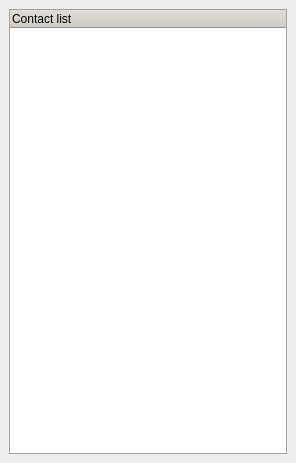
<ui version="4.0" >
 <author></author>
 <comment></comment>
 <exportmacro></exportmacro>
 <class>Form</class>
 <widget class="QWidget" name="Form" >
  <property name="geometry" >
   <rect>
    <x>0</x>
    <y>0</y>
    <width>296</width>
    <height>463</height>
   </rect>
  </property>
  <property name="windowTitle" >
   <string>Form</string>
  </property>
  <layout class="QGridLayout" >
   <property name="margin" >
    <number>9</number>
   </property>
   <property name="spacing" >
    <number>6</number>
   </property>
   <item row="0" column="0" >
    <widget class="QTreeWidget" name="treeWidget" >
     <property name="palette" >
      <palette>
       <active>
        <color>
         <red>0</red>
         <green>0</green>
         <blue>0</blue>
        </color>
        <color>
         <red>212</red>
         <green>208</green>
         <blue>200</blue>
        </color>
        <color>
         <red>255</red>
         <green>255</green>
         <blue>255</blue>
        </color>
        <color>
         <red>76</red>
         <green>105</green>
         <blue>234</blue>
        </color>
        <color>
         <red>128</red>
         <green>128</green>
         <blue>128</blue>
        </color>
        <color>
         <red>141</red>
         <green>139</green>
         <blue>133</blue>
        </color>
        <color>
         <red>0</red>
         <green>0</green>
         <blue>0</blue>
        </color>
        <color>
         <red>255</red>
         <green>255</green>
         <blue>255</blue>
        </color>
        <color>
         <red>0</red>
         <green>0</green>
         <blue>0</blue>
        </color>
        <color>
         <red>255</red>
         <green>255</green>
         <blue>255</blue>
        </color>
        <color>
         <red>212</red>
         <green>208</green>
         <blue>200</blue>
        </color>
        <color>
         <red>64</red>
         <green>64</green>
         <blue>64</blue>
        </color>
        <color>
         <red>85</red>
         <green>170</green>
         <blue>255</blue>
        </color>
        <color>
         <red>255</red>
         <green>255</green>
         <blue>255</blue>
        </color>
        <color>
         <red>0</red>
         <green>0</green>
         <blue>255</blue>
        </color>
        <color>
         <red>255</red>
         <green>0</green>
         <blue>255</blue>
        </color>
        <color>
         <red>235</red>
         <green>235</green>
         <blue>235</blue>
        </color>
       </active>
       <inactive>
        <color>
         <red>0</red>
         <green>0</green>
         <blue>0</blue>
        </color>
        <color>
         <red>212</red>
         <green>208</green>
         <blue>200</blue>
        </color>
        <color>
         <red>255</red>
         <green>255</green>
         <blue>255</blue>
        </color>
        <color>
         <red>76</red>
         <green>105</green>
         <blue>234</blue>
        </color>
        <color>
         <red>128</red>
         <green>128</green>
         <blue>128</blue>
        </color>
        <color>
         <red>141</red>
         <green>139</green>
         <blue>133</blue>
        </color>
        <color>
         <red>0</red>
         <green>0</green>
         <blue>0</blue>
        </color>
        <color>
         <red>255</red>
         <green>255</green>
         <blue>255</blue>
        </color>
        <color>
         <red>0</red>
         <green>0</green>
         <blue>0</blue>
        </color>
        <color>
         <red>255</red>
         <green>255</green>
         <blue>255</blue>
        </color>
        <color>
         <red>212</red>
         <green>208</green>
         <blue>200</blue>
        </color>
        <color>
         <red>64</red>
         <green>64</green>
         <blue>64</blue>
        </color>
        <color>
         <red>85</red>
         <green>170</green>
         <blue>255</blue>
        </color>
        <color>
         <red>0</red>
         <green>0</green>
         <blue>0</blue>
        </color>
        <color>
         <red>0</red>
         <green>0</green>
         <blue>255</blue>
        </color>
        <color>
         <red>255</red>
         <green>0</green>
         <blue>255</blue>
        </color>
        <color>
         <red>235</red>
         <green>235</green>
         <blue>235</blue>
        </color>
       </inactive>
       <disabled>
        <color>
         <red>106</red>
         <green>104</green>
         <blue>100</blue>
        </color>
        <color>
         <red>212</red>
         <green>208</green>
         <blue>200</blue>
        </color>
        <color>
         <red>255</red>
         <green>255</green>
         <blue>255</blue>
        </color>
        <color>
         <red>76</red>
         <green>105</green>
         <blue>234</blue>
        </color>
        <color>
         <red>128</red>
         <green>128</green>
         <blue>128</blue>
        </color>
        <color>
         <red>141</red>
         <green>139</green>
         <blue>133</blue>
        </color>
        <color>
         <red>106</red>
         <green>104</green>
         <blue>100</blue>
        </color>
        <color>
         <red>255</red>
         <green>255</green>
         <blue>255</blue>
        </color>
        <color>
         <red>106</red>
         <green>104</green>
         <blue>100</blue>
        </color>
        <color>
         <red>212</red>
         <green>208</green>
         <blue>200</blue>
        </color>
        <color>
         <red>212</red>
         <green>208</green>
         <blue>200</blue>
        </color>
        <color>
         <red>0</red>
         <green>0</green>
         <blue>0</blue>
        </color>
        <color>
         <red>71</red>
         <green>142</green>
         <blue>213</blue>
        </color>
        <color>
         <red>255</red>
         <green>255</green>
         <blue>255</blue>
        </color>
        <color>
         <red>0</red>
         <green>0</green>
         <blue>255</blue>
        </color>
        <color>
         <red>255</red>
         <green>0</green>
         <blue>255</blue>
        </color>
        <color>
         <red>235</red>
         <green>235</green>
         <blue>235</blue>
        </color>
       </disabled>
      </palette>
     </property>
     <property name="cursor" >
      <cursor>0</cursor>
     </property>
     <property name="acceptDrops" >
      <bool>true</bool>
     </property>
     <property name="editTriggers" >
      <set>QAbstractItemView::NoEditTriggers</set>
     </property>
     <property name="showDropIndicator" stdset="0" >
      <bool>true</bool>
     </property>
     <property name="dragEnabled" >
      <bool>true</bool>
     </property>
     <property name="alternatingRowColors" >
      <bool>false</bool>
     </property>
     <property name="selectionMode" >
      <enum>QAbstractItemView::ExtendedSelection</enum>
     </property>
     <property name="selectionBehavior" >
      <enum>QAbstractItemView::SelectItems</enum>
     </property>
     <property name="indentation" >
      <number>0</number>
     </property>
     <property name="rootIsDecorated" >
      <bool>false</bool>
     </property>
     <column>
      <property name="text" >
       <string>Contact list</string>
      </property>
     </column>
    </widget>
   </item>
  </layout>
 </widget>
 <pixmapfunction></pixmapfunction>
 <resources>
  <include location="imagesdata.qrc" />
 </resources>
 <connections/>
</ui>
